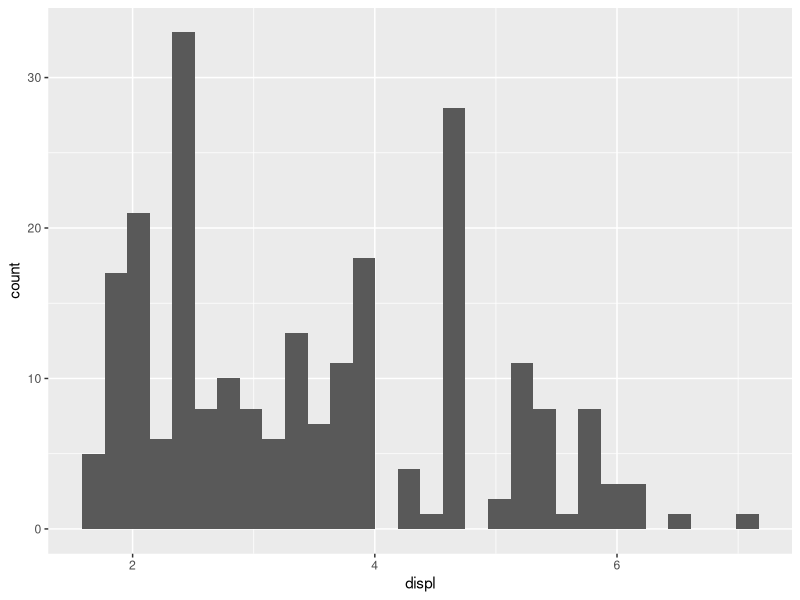
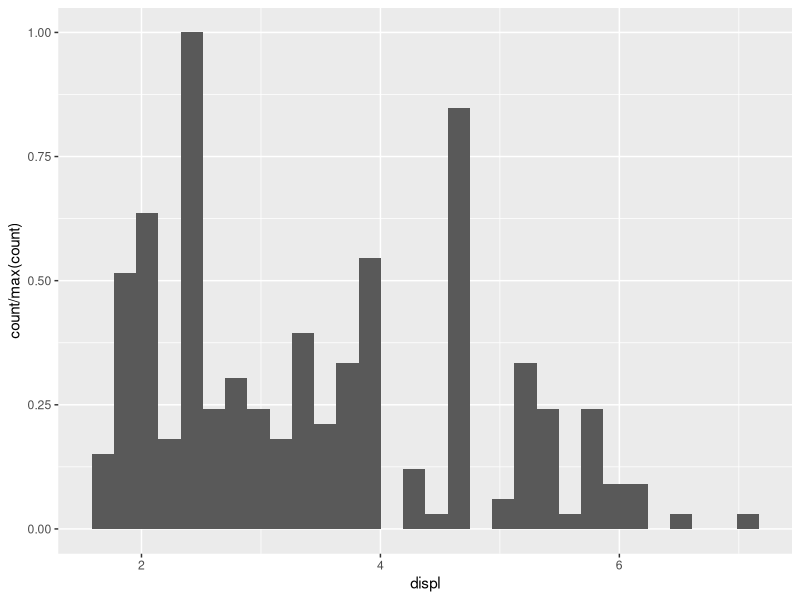
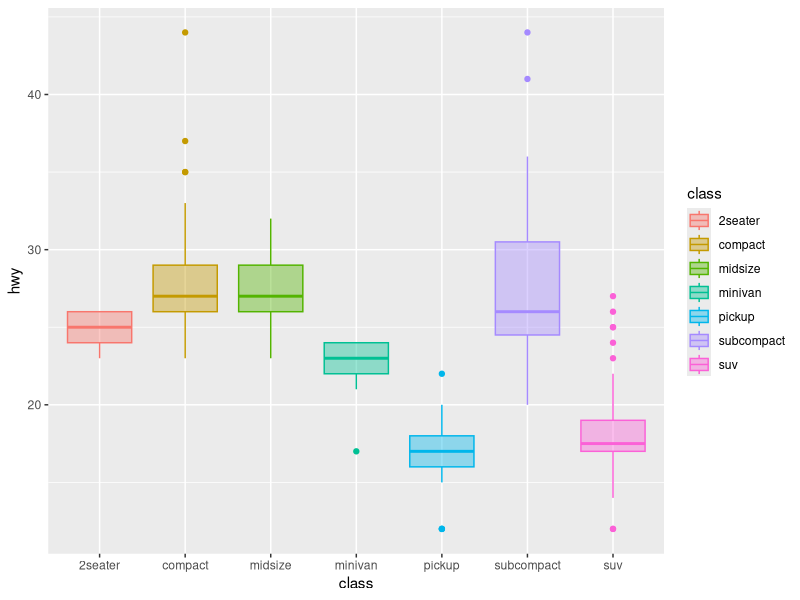
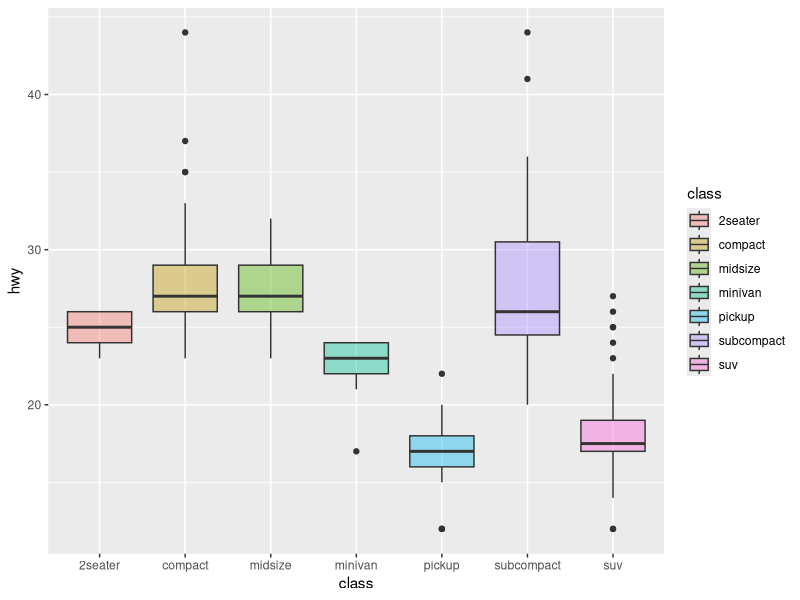
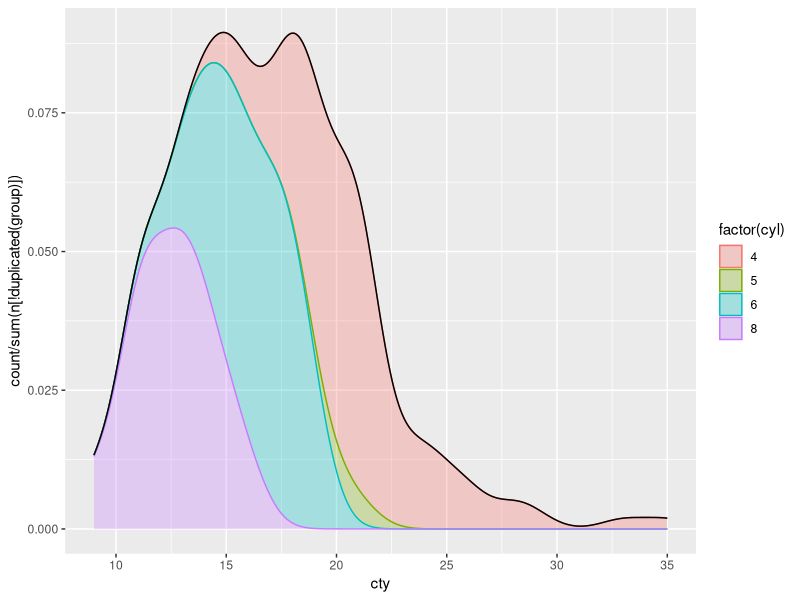
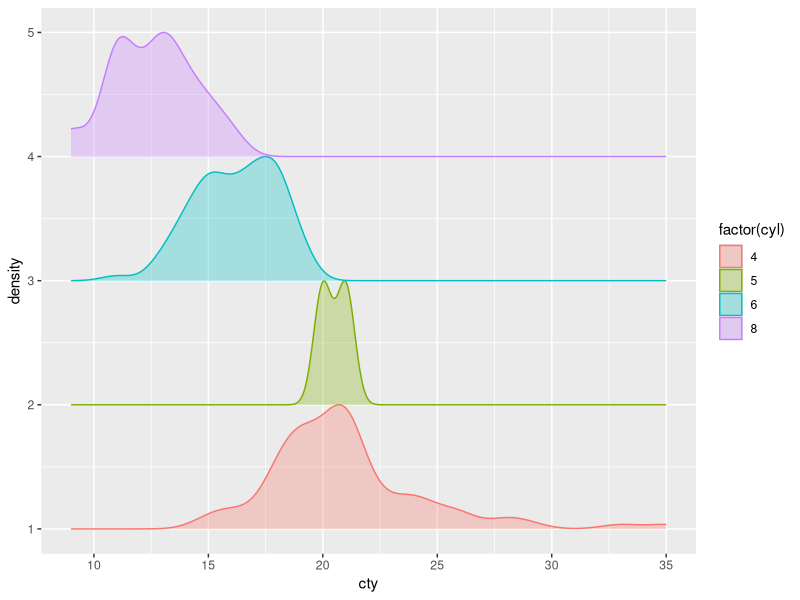
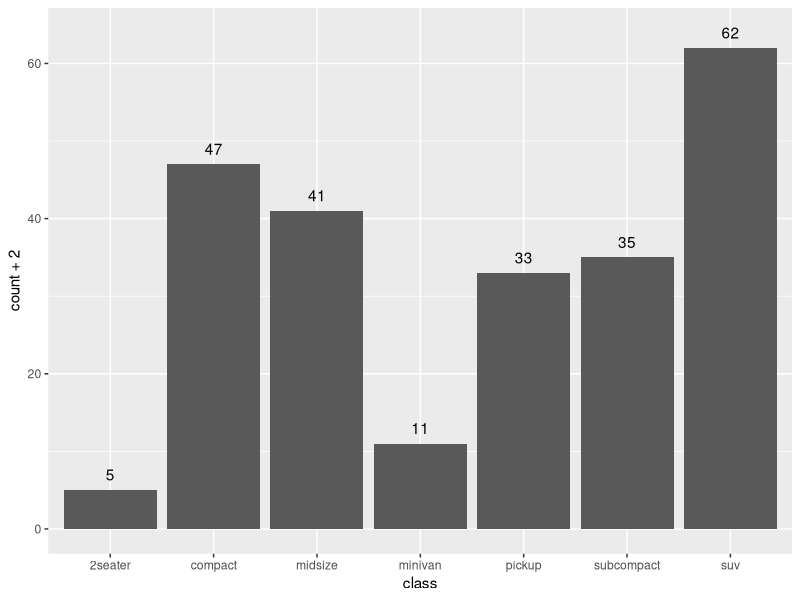
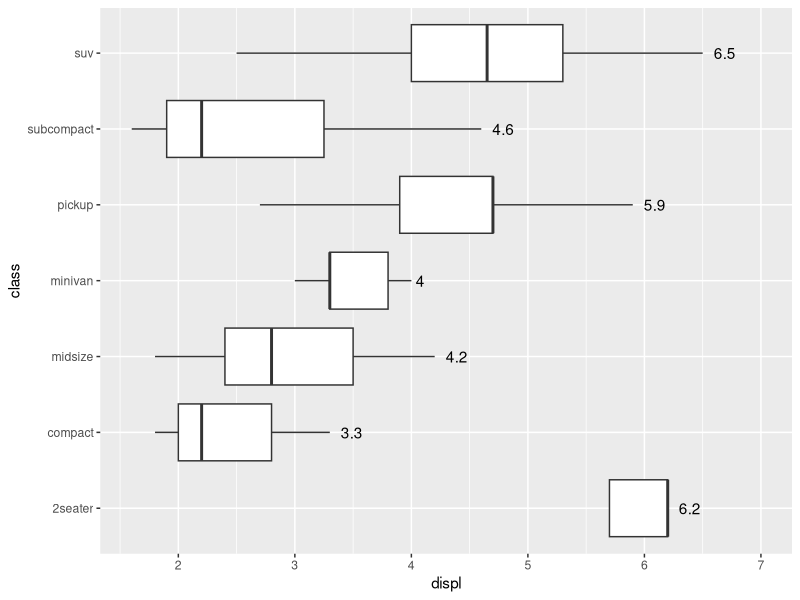

Here is the R script that generated these plots, in order:
# r2py crawler metadata
# package: ggplot2
# source_type: rd_example
# topic: aes_eval.Rd
# source_file: C:\Users\bened\AppData\Local\R\win-library\4.5\ggplot2\help
# lines: 62

suppressPackageStartupMessages(library(ggplot2))
# Default histogram display
ggplot(mpg, aes(displ)) +
  geom_histogram(aes(y = after_stat(count)))

# Scale tallest bin to 1
ggplot(mpg, aes(displ)) +
  geom_histogram(aes(y = after_stat(count / max(count))))

# Use a transparent version of colour for fill
ggplot(mpg, aes(class, hwy)) +
  geom_boxplot(aes(colour = class, fill = after_scale(alpha(colour, 0.4))))

# Use stage to modify the scaled fill
ggplot(mpg, aes(class, hwy)) +
  geom_boxplot(aes(fill = stage(class, after_scale = alpha(fill, 0.4))))

# Making a proportional stacked density plot
ggplot(mpg, aes(cty)) +
  geom_density(
    aes(
      colour = factor(cyl),
      fill = after_scale(alpha(colour, 0.3)),
      y = after_stat(count / sum(n[!duplicated(group)]))
    ),
    position = "stack", bw = 1
  ) +
  geom_density(bw = 1)

# Imitating a ridgeline plot
ggplot(mpg, aes(cty, colour = factor(cyl))) +
  geom_ribbon(
    stat = "density", outline.type = "upper",
    aes(
      fill = after_scale(alpha(colour, 0.3)),
      ymin = after_stat(group),
      ymax = after_stat(group + ndensity)
    )
  )

# Labelling a bar plot
ggplot(mpg, aes(class)) +
  geom_bar() +
  geom_text(
    aes(
      y = after_stat(count + 2),
      label = after_stat(count)
    ),
    stat = "count"
  )

# Labelling the upper hinge of a boxplot,
# inspired by June Choe
ggplot(mpg, aes(displ, class)) +
  geom_boxplot(outlier.shape = NA) +
  geom_text(
    aes(
      label = after_stat(xmax),
      x = stage(displ, after_stat = xmax)
    ),
    stat = "boxplot", hjust = -0.5
  )
